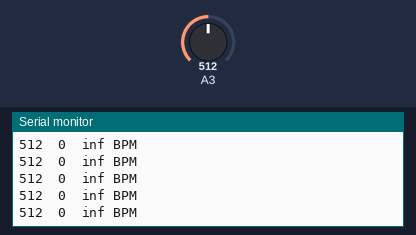
Simulated run of this sketch. Board: Arduino Uno, built with avr-gcc and run on an emulated ATmega328P. Shown: the last lines printed to the serial monitor. Inputs (shaded band) come from the test bench; at power-on: A3 = 512.

Above: at 1.2 s.
1.3 s: A3 set to 107
At 1.8 s:
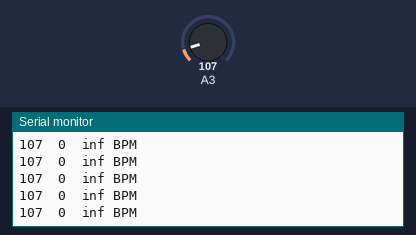
4.3 s: A3 set to 88
At 5.3 s:
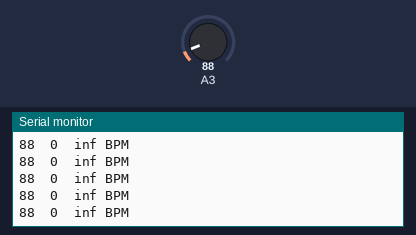
5.8 s: A3 set to 11
At 6.4 s:
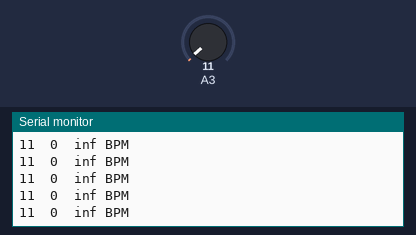
8.8 s: A3 set to 8
At 9.6 s:
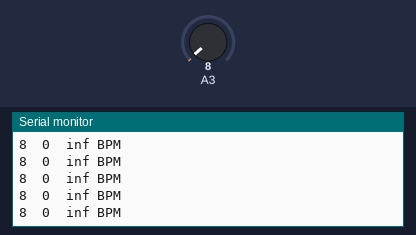
Timing chart, 0 to 11.8 s (numbered marks = the images above; inputs shaded):
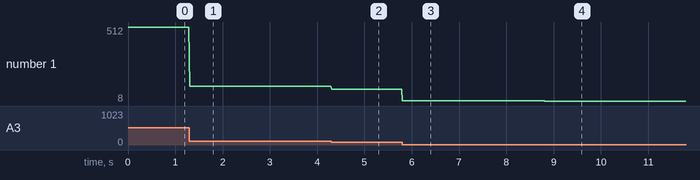

The sketch:

PulseSensor_BPM.ino
```cpp
 int UpperThreshold = 750;
    int LowerThreshold = 700;
    int reading = 0;
    float BPM = 0.0;
    bool IgnoreReading = false;
    bool FirstPulseDetected = false;
    unsigned long FirstPulseTime = 0;
    unsigned long SecondPulseTime = 0;
    unsigned long PulseInterval = 0;

    void setup(){
      Serial.begin(9600);
    }

    void loop(){

      reading = analogRead(3);

      // Heart beat leading edge detected.
      if(reading > UpperThreshold && IgnoreReading == false){
        if(FirstPulseDetected == false){
          FirstPulseTime = millis();
          FirstPulseDetected = true;
        }
        else{
          SecondPulseTime = millis();
          PulseInterval = SecondPulseTime - FirstPulseTime;
          FirstPulseTime = SecondPulseTime;
        }
        IgnoreReading = true;
      }

      // Heart beat trailing edge detected.
      if(reading < LowerThreshold){
        IgnoreReading = false;
      }

      BPM = (1.0/PulseInterval) * 60.0 * 1000;

      Serial.print(reading);
      Serial.print("\t");
      Serial.print(PulseInterval);
      Serial.print("\t");
      Serial.print(BPM);
      Serial.println(" BPM");
      Serial.flush();
    }
```

Measured:
- after the input at 1.3 s, the serial monitor: prints a new line at once (image 1)
- after the input at 4.3 s, the serial monitor: prints a new line at once (image 2)
- after the input at 5.8 s, the serial monitor: prints a new line at once (image 3)
- after the input at 8.8 s, the serial monitor: prints a new line at once (image 4)
- plotted number 1: 512 → 107 after the input at 1.3 s, 107 → 88 after the input at 4.3 s, 88 → 11 after the input at 5.8 s, 11 → 8 after the input at 8.8 s
